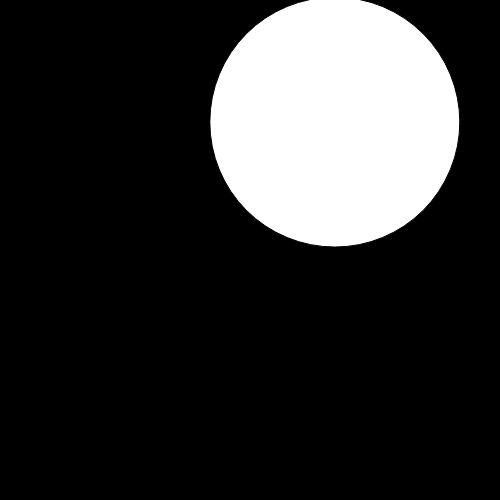
Frame 1 (no input)
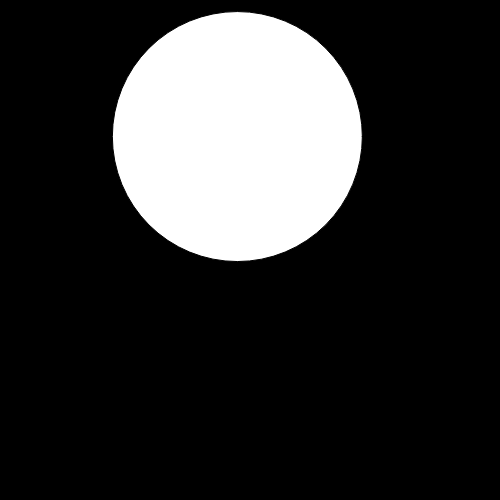
Frame 60 (no input)
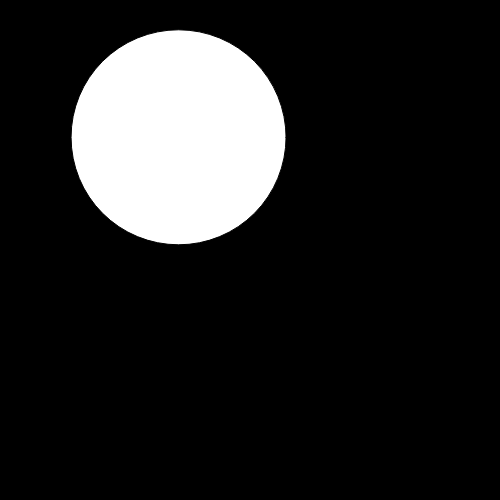
Frame 120 (the mouse pressed at the canvas centre since frame 60)

The p5.js sketch that drew these frames (run headless with seeded random() and noise() and a simulated clock; from frame 60 on, the mouse is pressed at the canvas centre):

// p5.js sketch
// ── sketch.js
// the noise function takes a number, and gives you the value at the point in time for that number

// we are starting the x and y offset at different times along the time axis of the perlin noise
let xoff = 0;
let yoff = 100;
let r;

function setup() {
  createCanvas(500, 500);
  background(220);
  r = width / 2;
}

function draw() {
  background(0);

  // let x = random(width);

  let x = noise(xoff) * width;
  let y = noise(yoff) * height;

  // they are being inceremented at the same rate
  // if we were to make one more or less, that axis would be more or less eratic
  xoff += 0.005;
  yoff += 0.005;

  if (dist(mouseX, mouseY, x, y) < r / 2) {
    // background(0, 255, 0);
    r -= 1;
  }

  ellipse(x, y, r, r);
}
